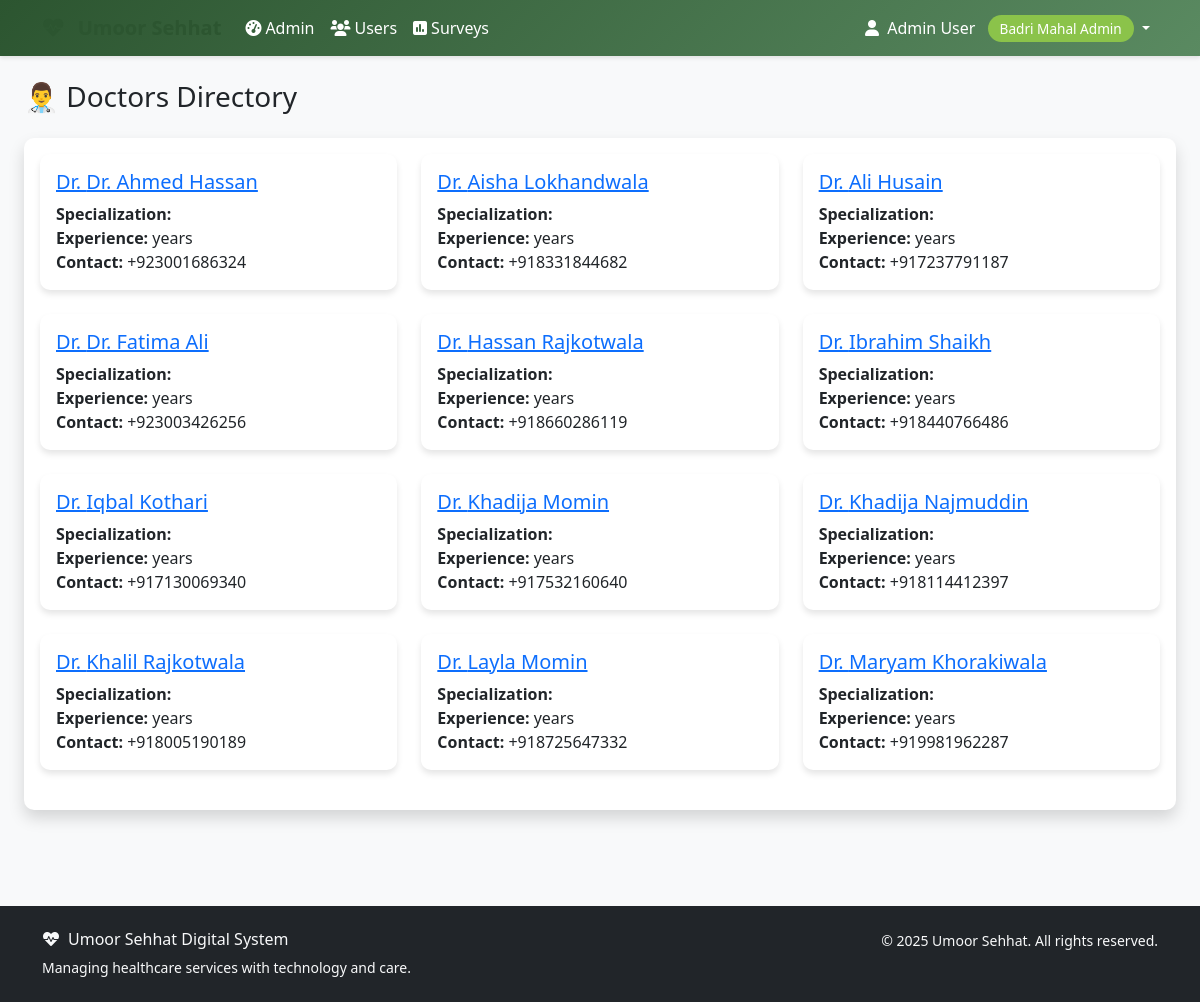
/doctordirectory/doctors/ (signed in), run on the app's committed database.
### accounts/models.py (models this page shows, shortened)
class User(AbstractUser):
    ROLE_CHOICES = [
        ('aamil', 'Aamil'),
        ('moze_coordinator', 'Moze Coordinator'),
        ('doctor', 'Doctor'),
        ('student', 'Student'),
        ('badri_mahal_admin', 'Badri Mahal Admin'),
    ]
    role = models.CharField(max_length=20, choices=ROLE_CHOICES, default='student')
    its_id = models.CharField(
        max_length=8,
        unique=True,
        null=True,
        blank=True,
        validators=[RegexValidator(
            regex=r'^\d{8}$',
            message='ITS ID must be exactly 8 digits',
            code='invalid_its_id'
        )],
        help_text='8-digit ITS ID'
    )
    phone_number = models.CharField(max_length=15, blank=True, null=True)
    profile_photo = models.ImageField(upload_to='profile_photos/', blank=True, null=True)
    arabic_name = models.CharField(max_length=100, blank=True, null=True)
    age = models.PositiveIntegerField(blank=True, null=True)
    verified_certificate = models.FileField(upload_to='certificates/', blank=True, null=True)
    specialty = models.CharField(max_length=100, blank=True, null=True)
    college = models.CharField(max_length=100, blank=True, null=True)  # For students
    specialization = models.CharField(max_length=100, blank=True, null=True)  # For students
    created_at = models.DateTimeField(auto_now_add=True)
    updated_at = models.DateTimeField(auto_now=True)
    def get_full_name(self):
        if self.arabic_name:
            return self.arabic_name
        return super().get_full_name() or self.username
    @property
    def is_aamil(self):
        return self.role == 'aamil'
    @property
    def is_moze_coordinator(self):
        return self.role == 'moze_coordinator'
    @property
    def is_doctor(self):
        return self.role == 'doctor'
    @property
    def is_student(self):
        return self.role == 'student'
    @property
    def is_admin(self):
        return self.role == 'badri_mahal_admin' or self.is_superuser
    class Meta:
        verbose_name = 'User'
        verbose_name_plural = 'Users'
        ordering = ['first_name', 'last_name']

### doctordirectory/models.py (models this page shows, shortened)
class Doctor(models.Model):
    user = models.OneToOneField(
        settings.AUTH_USER_MODEL,
        on_delete=models.CASCADE,
        related_name='doctordirectory_profile',
        limit_choices_to={'role': 'doctor'}
    )
    name = models.CharField(max_length=100)  # Can be different from user's name
    its_id = models.CharField(
        max_length=8,
        unique=True,
        validators=[RegexValidator(
            regex=r'^\d{8}$',
            message='ITS ID must be exactly 8 digits'
        )]
    )
    specialty = models.CharField(max_length=100)
    qualification = models.CharField(max_length=200, blank=True, null=True)
    experience_years = models.PositiveIntegerField(default=0)
    verified_certificate = models.FileField(upload_to='doctor_certificates/', blank=True, null=True)
    assigned_moze = models.ForeignKey(
        Moze,
        on_delete=models.SET_NULL,
        null=True,
        blank=True,
        related_name='assigned_doctors'
    )
    is_verified = models.BooleanField(default=False)
    is_available = models.BooleanField(default=True)
    license_number = models.CharField(max_length=50, blank=True, null=True)
    consultation_fee = models.DecimalField(max_digits=10, decimal_places=2, default=0.00)
    phone = models.CharField(max_length=15, blank=True, null=True)
    email = models.EmailField(blank=True, null=True)
    address = models.TextField(blank=True, null=True)
    languages_spoken = models.CharField(max_length=200, blank=True, null=True, help_text='Comma-separated languages')
    bio = models.TextField(blank=True, null=True)
    created_at = models.DateTimeField(auto_now_add=True)
    updated_at = models.DateTimeField(auto_now=True)
    class Meta:
        verbose_name = 'Doctor'
        verbose_name_plural = 'Doctors'
        ordering = ['name']

### doctordirectory/views.py (the view, shortened to what this page needs)
# urls.py: path('doctors/', views.DoctorListView.as_view(), name='doctor_list'),
class DoctorListView(LoginRequiredMixin, ListView):
    model = Doctor
    template_name = 'doctordirectory/doctor_list.html'
    context_object_name = 'doctors'
    paginate_by = 12
    def get_queryset(self):
        queryset = Doctor.objects.filter(is_verified=True).select_related('user', 'assigned_moze')
        search = self.request.GET.get('search')
        specialty = self.request.GET.get('specialty')
        if specialty:
            queryset = queryset.filter(user__specialty__icontains=specialty)
        available = self.request.GET.get('available')
        if available == 'true':
            today = timezone.now().date()
            queryset = queryset.filter(
                availabilities__date=today,
                availabilities__is_available=True
            )
        return queryset.distinct()
    def get_context_data(self, **kwargs):
        context = super().get_context_data(**kwargs)
        context['search_query'] = self.request.GET.get('search', '')
        context['specialty_filter'] = self.request.GET.get('specialty', '')
        context['available_filter'] = self.request.GET.get('available', '')
        context['specialties'] = Doctor.objects.filter(
            is_verified=True,
            user__specialty__isnull=False
        ).exclude(user__specialty='').values_list('user__specialty', flat=True).distinct()
        return context

### templates/doctordirectory/doctor_list.html (shortened to what this page needs)
{% extends 'base.html' %}
{% block content %}
<div class="container-fluid">
    <div class="row mb-4">
        <div class="col-12">
            <h1 class="h3 mb-0 text-gray-800">👨‍⚕️ Doctors Directory</h1>
        </div>
    </div>
    <div class="card shadow mb-4">
        <div class="card-body">
            {% if doctors %}
                <div class="row">
                    {% for doctor in doctors %}
                    <div class="col-md-6 col-lg-4 mb-4">
                        <div class="card h-100">
                            <div class="card-body">
                                <h5 class="card-title">
                                    <a href="{% url 'doctordirectory:doctor_detail' doctor.pk %}">Dr. {{ doctor.user.get_full_name }}</a>
                                </h5>
                                <p class="card-text">
                                    <strong>Specialization:</strong> {{ doctor.specialization }}<br>
                                    <strong>Experience:</strong> {{ doctor.years_of_experience }} years<br>
                                    <strong>Contact:</strong> {{ doctor.user.phone_number }}
                                </p>
                            </div>
                        </div>
                    </div>
                    {% endfor %}
                </div>
            {% else %}
                <p class="text-muted">No doctors registered yet.</p>
            {% endif %}
        </div>
    </div>
</div>
{% endblock %}

### templates/base.html (shortened to what this page needs)
<!DOCTYPE html>
<html lang="en">
<head>
    <link href="https://cdn.jsdelivr.net/npm/bootstrap@5.3.0/dist/css/bootstrap.min.css" rel="stylesheet">
    <link href="https://cdnjs.cloudflare.com/ajax/libs/font-awesome/6.0.0/css/all.min.css" rel="stylesheet">
</head>
<body>
    <nav class="navbar navbar-expand-lg navbar-custom">
        <div class="container">
            <a class="navbar-brand text-white" href="{% url 'dashboard' %}">
                <i class="fas fa-heartbeat me-2"></i>
            </a>
            <div class="collapse navbar-collapse" id="navbarNav">
                {% if user.is_authenticated %}
                    <ul class="navbar-nav me-auto">
                        {% if user.is_admin %}
                            <li class="nav-item">
                                <a class="nav-link" href="{% url 'admin:index' %}">
                                    <i class="fas fa-tachometer-alt me-1"></i>Admin
                                </a>
                            </li>
                            <li class="nav-item">
                                <a class="nav-link" href="{% url 'accounts:user_list' %}">
                                    <i class="fas fa-users me-1"></i>Users
                                </a>
                            </li>
                        {% endif %}
                        <li class="nav-item">
                            <a class="nav-link" href="#">
                                <i class="fas fa-poll me-1"></i>Surveys
                            </a>
                        </li>
                    </ul>
                    <ul class="navbar-nav">
                        <li class="nav-item dropdown">
                            <a class="nav-link dropdown-toggle" href="#" id="navbarDropdown" role="button" data-bs-toggle="dropdown">
                                <i class="fas fa-user me-1"></i>
                                {{ user.get_full_name|default:user.username }}
                                <span class="role-badge ms-2">{{ user.get_role_display }}</span>
                            </a>
                        </li>
                    </ul>
                {% endif %}
            </div>
        </div>
    </nav>
    <main class="container-fluid py-4">
        {% block content %}{% endblock %}
    </main>
    <footer class="bg-dark text-light py-4 mt-5">
        <div class="container">
            <div class="row">
                <div class="col-md-6">
                    <h6><i class="fas fa-heartbeat me-2"></i>Umoor Sehhat Digital System</h6>
                    <p class="small mb-0">Managing healthcare services with technology and care.</p>
                </div>
                <div class="col-md-6 text-md-end">
                    <p class="small mb-0">
                        &copy; {% now "Y" %} Umoor Sehhat. All rights reserved.
                    </p>
                </div>
            </div>
        </div>
    </footer>
</body>
</html>

### templates/base.html (style rules this page uses)
:root { --primary-color: #2c5530; --secondary-color: #5a8a61; --accent-color: #8bc34a; --text-dark: #2d3436; --bg-light: #f8f9fa; }
body { font-family: 'Segoe UI', Tahoma, Geneva, Verdana, sans-serif; background-color: var(--bg-light); }
.navbar-brand { font-weight: bold; color: var(--primary-color) !important; }
.navbar-custom { background: linear-gradient(135deg, var(--primary-color), var(--secondary-color)); box-shadow: 0 2px 4px rgba(0,0,0,.1); }
.navbar-custom .navbar-nav .nav-link { color: white !important; font-weight: 500; transition: all 0.3s ease; }
.card { border: none; border-radius: 10px; box-shadow: 0 4px 6px rgba(0,0,0,.1); transition: transform 0.3s ease; }
.role-badge { background: var(--accent-color); color: white; padding: 4px 12px; border-radius: 20px; font-size: 0.85rem; font-weight: 500; }

### data on the page
User: get_full_name "Admin User", role "Badri Mahal Admin"
Doctor: user.get_full_name "Dr. Ahmed Hassan", user.phone_number "+923001686324"
Doctor: user.get_full_name "Aisha Lokhandwala", user.phone_number "+918331844682"
Doctor: user.get_full_name "Ali Husain", user.phone_number "+917237791187"
Doctor: user.get_full_name "Dr. Fatima Ali", user.phone_number "+923003426256"
Doctor: user.get_full_name "Hassan Rajkotwala", user.phone_number "+918660286119"
Doctor: user.get_full_name "Ibrahim Shaikh", user.phone_number "+918440766486"
Doctor: user.get_full_name "Iqbal Kothari", user.phone_number "+917130069340"
Doctor: user.get_full_name "Khadija Momin", user.phone_number "+917532160640"
Doctor: user.get_full_name "Khadija Najmuddin", user.phone_number "+918114412397"
Doctor: user.get_full_name "Khalil Rajkotwala", user.phone_number "+918005190189"
Doctor: user.get_full_name "Layla Momin", user.phone_number "+918725647332"
Doctor: user.get_full_name "Maryam Khorakiwala", user.phone_number "+919981962287"
